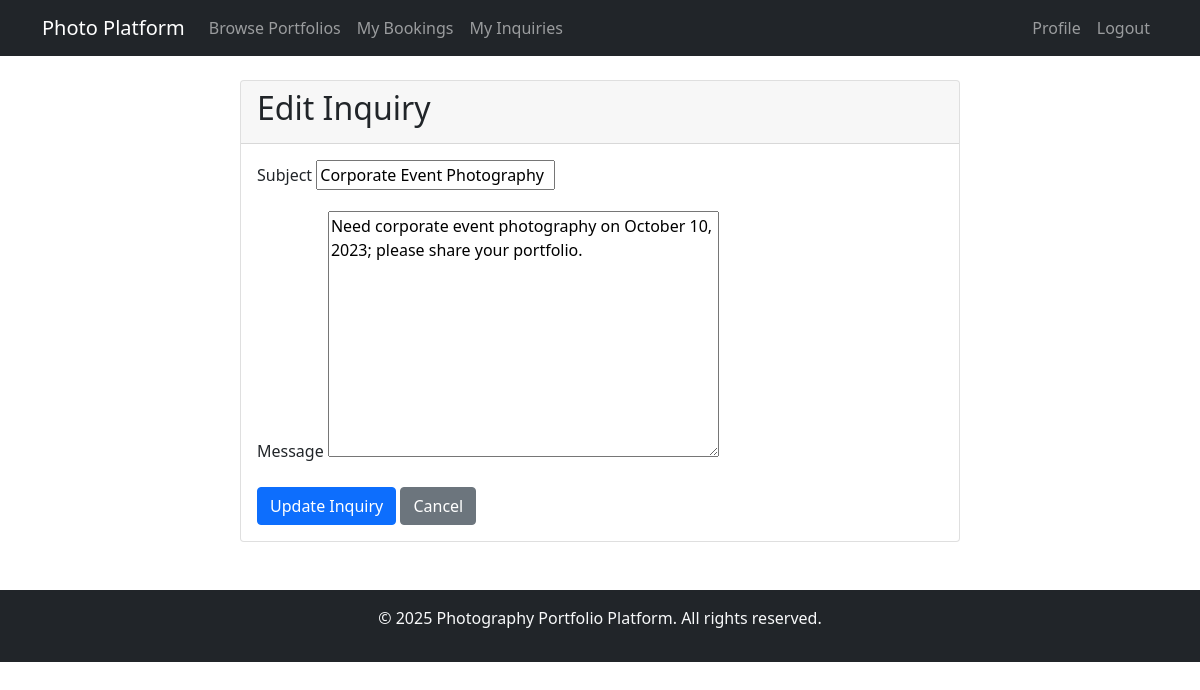
Page /inquiry/1/edit/ (signed in) on the committed database.
### client/models.py (models this page shows, shortened)
class Inquiry(models.Model):
    client = models.ForeignKey(User, on_delete=models.CASCADE, related_name='inquiries')
    photographer = models.ForeignKey(Portfolio, on_delete=models.CASCADE, related_name='inquiries')
    subject = models.CharField(max_length=200)
    message = models.TextField()
    response = models.TextField(blank=True)
    is_resolved = models.BooleanField(default=False)
    created_at = models.DateTimeField(auto_now_add=True)
    updated_at = models.DateTimeField(auto_now=True)

### client/views.py (the view)
# urls.py: path('inquiry/<int:inquiry_id>/edit/', views.edit_inquiry, name='edit_inquiry'),
@login_required
def edit_inquiry(request, inquiry_id):
    inquiry = get_object_or_404(Inquiry, id=inquiry_id, client=request.user)
    if inquiry.is_resolved or inquiry.response:
        messages.warning(request, "You cannot edit this inquiry after it has been resolved or responded to.")
        return redirect('my_inquiries')
    if request.method == 'POST':
        form = InquiryForm(request.POST, instance=inquiry)
        if form.is_valid():
            form.save()
            messages.success(request, "Inquiry updated successfully!")
            return redirect('my_inquiries')
    else:
        form = InquiryForm(instance=inquiry)
    return render(request, 'client/edit_inquiry.html', {'form': form, 'inquiry': inquiry})

### client/forms.py
class InquiryForm(forms.ModelForm):
    class Meta:
        model = Inquiry
        fields = ['subject', 'message']

### client/templates/client/edit_inquiry.html (shortened to what this page needs)
{% extends 'base.html' %}
{% block content %}
<div class="container">
    <div class="row">
        <div class="col-md-8 offset-md-2">
            <div class="card">
                <div class="card-header">
                    <h2>Edit Inquiry</h2>
                </div>
                <div class="card-body">
                    <form method="post">
                        <div class="mb-3">
                            <label class="form-label">Subject</label>
                            {{ form.subject }}
                        </div>
                        <div class="mb-3">
                            <label class="form-label">Message</label>
                            {{ form.message }}
                        </div>
                        <button type="submit" class="btn btn-primary">Update Inquiry</button>
                        <a href="{% url 'my_inquiries' %}" class="btn btn-secondary">Cancel</a>
                    </form>
                </div>
            </div>
        </div>
    </div>
</div>
{% endblock %}

### rows in the picture
Inquiry: subject "Corporate Event Photography", message "Need corporate event photography on October 10, 2023; please share your portfolio."
